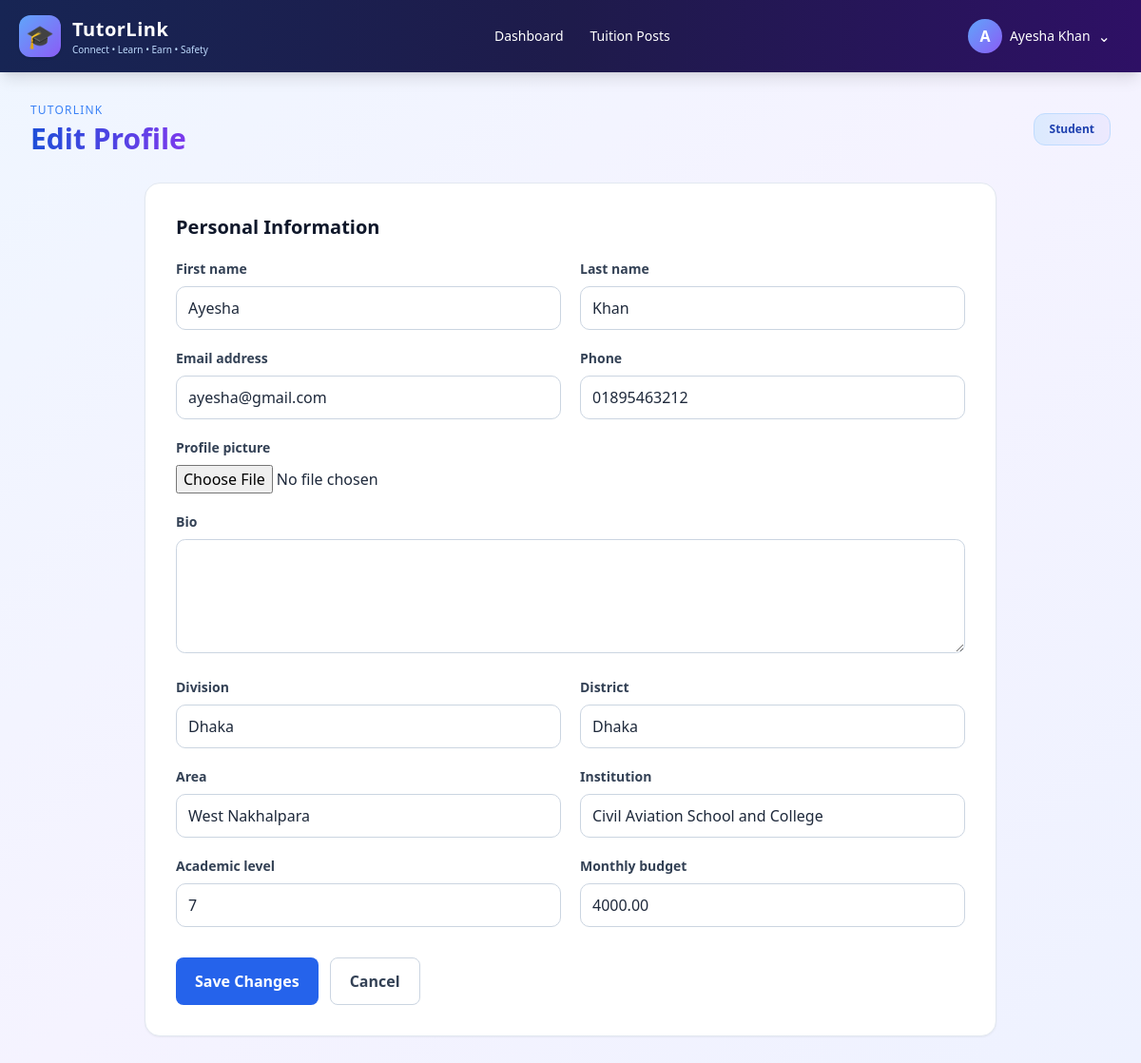
/accounts/profile/edit/ (signed in), run on an earlier commit of the app's database.
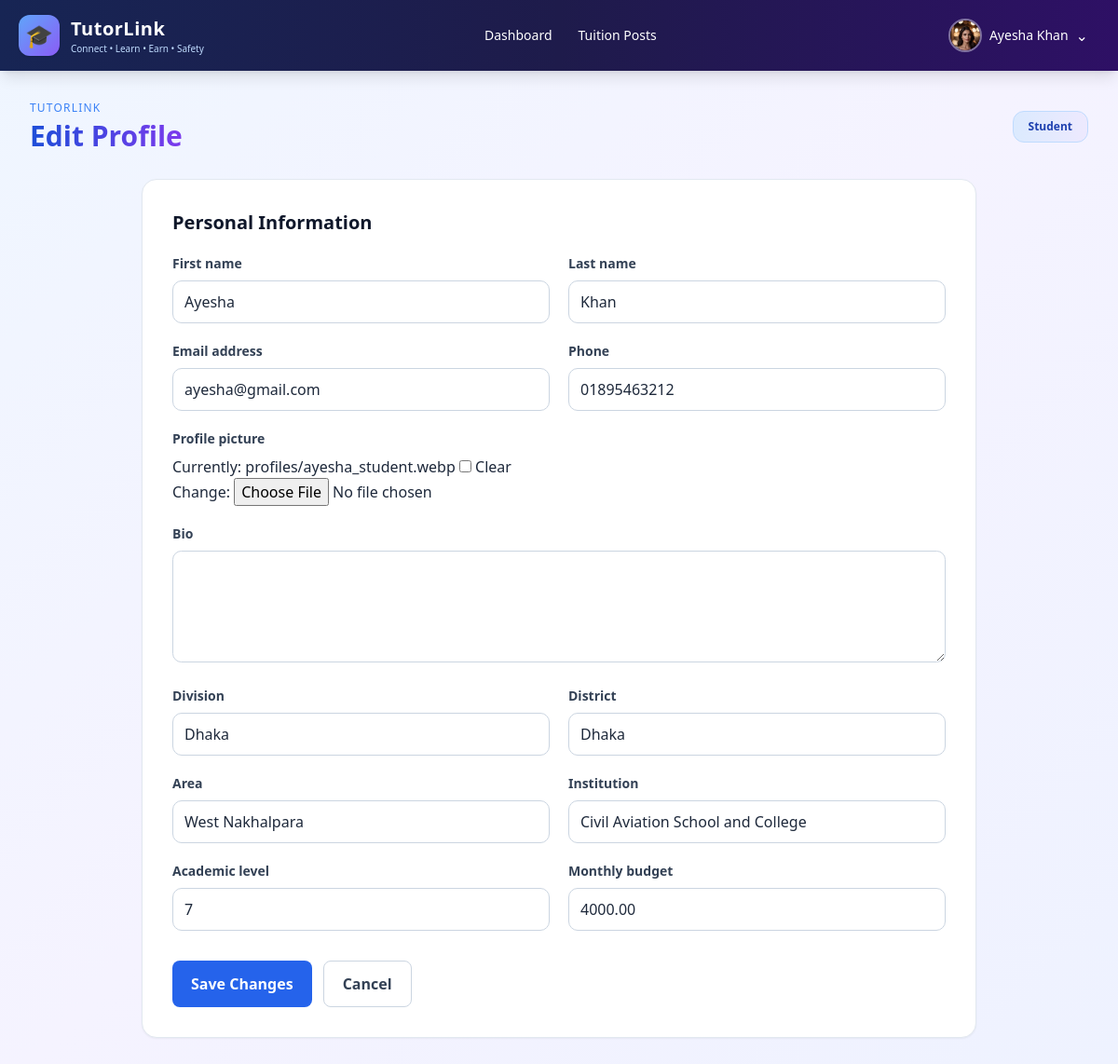
And on a later commit of the database.
### accounts/models.py (models this page shows, shortened)
class User(AbstractUser):
    class Role(models.TextChoices):
        ADMIN = 'ADMIN', 'Administrator'
        TUTOR = 'TUTOR', 'Tutor'
        STUDENT = 'STUDENT', 'Student'
    role = models.CharField(max_length=10, choices=Role.choices, default=Role.STUDENT)
    phone = models.CharField(max_length=20, blank=True)
    division = models.CharField(max_length=50, blank=True)
    district = models.CharField(max_length=50, blank=True)
    area = models.CharField(max_length=100, blank=True)
    profile_picture = models.ImageField(upload_to='profiles/', blank=True, null=True)
    bio = models.TextField(blank=True)
    is_verified = models.BooleanField(default=False)
    institution = models.CharField(max_length=150, blank=True)
    academic_level = models.CharField(max_length=50, blank=True)
    monthly_budget = models.DecimalField(max_digits=10, decimal_places=2, null=True, blank=True)

### accounts/views.py (the view)
# urls.py: path("profile/edit/", views.edit_profile, name="edit_profile"),
@login_required
def edit_profile(request):
    user = request.user
    tutor_profile = None
    if user.role == User.Role.TUTOR:
        tutor_profile, _ = TutorProfile.objects.get_or_create(
            user=user
        )
    if request.method == "POST":
        user_form = UserProfileForm(
            request.POST,
            request.FILES,
            instance=user,
        )
        tutor_form = (
            TutorProfileForm(
                request.POST,
                instance=tutor_profile,
            )
            if tutor_profile is not None
            else None
        )
        user_valid = user_form.is_valid()
        tutor_valid = (
            tutor_form.is_valid()
            if tutor_form is not None
            else True
        )
        if user_valid and tutor_valid:
            user_form.save()
            if tutor_form is not None:
                tutor_form.save()
            messages.success(
                request,
                "Your profile has been updated successfully.",
            )
            return redirect("profile")
    else:
        user_form = UserProfileForm(instance=user)
        tutor_form = (
            TutorProfileForm(instance=tutor_profile)
            if tutor_profile is not None
            else None
        )
    role_name = (
        "Administrator"
        if user.is_superuser
        else user.get_role_display()
    )
    return render(
        request,
        "accounts/edit_profile.html",
        {
            "user_form": user_form,
            "tutor_form": tutor_form,
            "role_name": role_name,
        },
    )

### accounts/forms.py (shortened to what this page needs)
class UserProfileForm(forms.ModelForm):
    class Meta:
        model = User
        fields = [
            "first_name",
            "last_name",
            "email",
            "phone",
            "profile_picture",
            "bio",
            "division",
            "district",
            "area",
            "institution",
            "academic_level",
            "monthly_budget",
        ]
        widgets = {
            "bio": forms.Textarea(attrs={"rows": 4}),
            "profile_picture": forms.ClearableFileInput(
                attrs={"accept": "image/*"}
            ),
            "monthly_budget": forms.NumberInput(
                attrs={
                    "min": "0",
                    "step": "1",
                    "placeholder": "Monthly budget",
                }
            ),
        }
    def __init__(self, *args, **kwargs):
        super().__init__(*args, **kwargs)
        self.fields["email"].required = True

### templates/accounts/edit_profile.html (shortened to what this page needs)
{% extends "accounts/dashboards/base_dashboard.html" %}
{% block content %}
<div class="max-w-4xl mx-auto">
    <form method="post"
          enctype="multipart/form-data"
          class="bg-white border border-slate-200 rounded-2xl shadow-sm p-6 md:p-8">
        <h2 class="text-xl font-bold text-slate-900 mb-5">
            Personal Information
        </h2>
        <div class="grid md:grid-cols-2 gap-5">
            {% for field in user_form %}
                <div class="{% if field.name == 'bio' or field.name == 'profile_picture' %}md:col-span-2{% endif %}">
                    <label for="{{ field.id_for_label }}"
                           class="block text-sm font-semibold text-slate-700 mb-2">
                        {{ field.label }}
                    </label>
                    {{ field }}
                </div>
            {% endfor %}
        </div>
        <div class="flex flex-wrap gap-3 mt-8">
            <button type="submit"
                    class="rounded-lg bg-blue-600 hover:bg-blue-700 text-white px-5 py-3 font-semibold">
                Save Changes
            </button>
            <a href="{% url 'profile' %}"
               class="rounded-lg border border-slate-300 hover:bg-slate-50 px-5 py-3 font-semibold text-slate-700">
                Cancel
            </a>
        </div>
    </form>
</div>
{% endblock %}

### templates/accounts/dashboards/base_dashboard.html (shortened to what this page needs)
<!DOCTYPE html>
<html lang="en">
<head>
    <script src="https://cdn.tailwindcss.com"></script>
</head>
<body class="min-h-screen text-slate-800">
    <nav class="bg-gradient-to-r from-blue-950 via-indigo-950 to-violet-950 text-white shadow-lg">
        <div class="max-w-7xl mx-auto px-5">
            <div class="flex flex-wrap items-center justify-between gap-4 min-h-[76px]">
                <a href="{% url 'role_dashboard' %}"
                   class="flex items-center gap-3 shrink-0">
                    <div class="w-11 h-11 rounded-xl bg-gradient-to-br from-blue-400 to-violet-500 flex items-center justify-center text-2xl shadow">
                        🎓
                    </div>
                    <div>
                        <div class="font-bold text-xl tracking-wide">TutorLink</div>
                        <div class="text-[10px] text-blue-200">
                            Connect • Learn • Earn • Safety
                        </div>
                    </div>
                </a>
                <div class="flex flex-wrap items-center gap-1 text-sm font-medium">
                    <a href="{% url 'role_dashboard' %}"
                       class="px-3 py-2 rounded-lg hover:bg-white/10 transition">
                        Dashboard
                    </a>
                    <a href="{% url 'tuitions:post_list' %}"
                       class="px-3 py-2 rounded-lg hover:bg-white/10 transition">
                        Tuition Posts
                    </a>
                </div>
                <div class="relative shrink-0" id="profileDropdown">
                    <button type="button"
                            id="profileButton"
                            aria-expanded="false"
                            aria-controls="profileMenu"
                            class="flex items-center gap-2 px-3 py-2 rounded-xl hover:bg-white/10 transition">
                        {% if user.profile_picture %}
                            <img src="{{ user.profile_picture.url }}"
                                 alt="Profile picture"
                                 class="w-9 h-9 rounded-full object-cover border-2 border-white/40">
                        {% else %}
                            <div class="w-9 h-9 rounded-full bg-gradient-to-br from-blue-400 to-violet-500 flex items-center justify-center font-bold">
                                {{ user.username|first|upper }}
                            </div>
                        {% endif %}
                        <span class="text-sm font-medium max-w-[150px] truncate">
                            {{ user.get_full_name|default:user.username }}
                        </span>
                        <span id="profileArrow" aria-hidden="true">⌄</span>
                    </button>
                </div>
            </div>
        </div>
    </nav>
    <main class="p-5 md:p-8">
        <div class="max-w-7xl mx-auto">
            <div class="flex flex-wrap items-center justify-between gap-4 mb-7">
                <div>
                    <div class="text-xs text-blue-500 uppercase tracking-widest mb-1">
                        TutorLink
                    </div>
                    <h1 class="text-3xl font-bold gradient-heading">
                    </h1>
                </div>
                <div class="px-4 py-2 bg-gradient-to-r from-blue-100 to-violet-100 rounded-xl border border-blue-200 text-xs font-bold text-blue-800">
                    {{ role_name }}
                </div>
            </div>
            {% block content %}{% endblock %}
        </div>
    </main>
</body>
</html>

What changed in the data, as far as the page shows it:
changed User "Ayesha Khan": profile_picture: picture added; username|first "A" → (not shown)
Also different on the page:
new list line: "Currently: profiles/ayesha_student.webp Clear Change: ☐"
